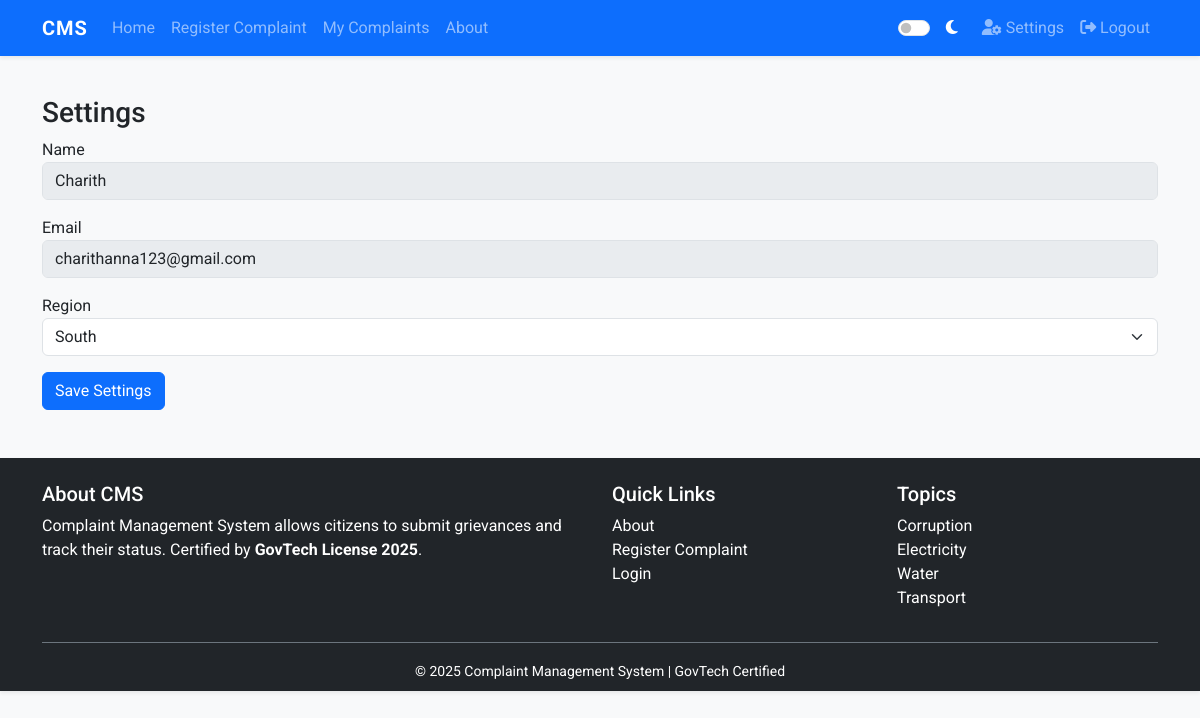
The page /settings (signed in) on the database its author committed.
### tables this page shows
CREATE TABLE users (
        id INTEGER PRIMARY KEY AUTOINCREMENT,
        name TEXT NOT NULL,
        email TEXT NOT NULL UNIQUE,
        password TEXT NOT NULL,
        role TEXT NOT NULL DEFAULT 'citizen',
        region TEXT
    );

### app.py (the view)
@app.route('/settings', methods=['GET', 'POST'])
def settings():
    if 'user_id' not in session:
        flash('Login required.', 'warning')
        return redirect(url_for('login'))
    db = get_db()
    user = get_user_by_id(session['user_id'])
    if request.method == 'POST':
        region = request.form.get('region')
        db.execute('UPDATE users SET region = ? WHERE id = ?', (region, session['user_id']))
        db.commit()
        flash('Settings updated.', 'success')
        return redirect(url_for('settings'))
    regions = ["North", "South", "East", "West", "Central", "Head Office"]
    return render_template('settings.html', user=user, regions=regions, datetime=datetime)

### app.py (called while the page is built)
def get_db():
    db = getattr(g, '_database', None)
    if db is None:
        db = g._database = sqlite3.connect(DB_PATH)
        db.row_factory = sqlite3.Row
    return db

@app.teardown_appcontext
def close_connection(exception):
    db = getattr(g, '_database', None)
    if db is not None:
        db.close()

def get_user_by_id(uid):
    db = get_db()
    cur = db.execute('SELECT * FROM users WHERE id = ?', (uid,))
    return cur.fetchone()

### templates/settings.html (shortened to what this page needs)
{% extends "base.html" %}
{% block content %}
<h3>Settings</h3>
<form method="post">
  <div class="mb-3">
    <label>Name</label>
    <input class="form-control" value="{{ user['name'] }}" disabled>
  </div>
  <div class="mb-3">
    <label>Email</label>
    <input class="form-control" value="{{ user['email'] }}" disabled>
  </div>
  <div class="mb-3">
    <label>Region</label>
    <select name="region" class="form-select">
      {% for r in regions %}
        <option value="{{ r }}" {% if user['region'] == r %}selected{% endif %}>{{ r }}</option>
      {% endfor %}
    </select>
  </div>
  <button class="btn btn-primary">Save Settings</button>
</form>
{% endblock %}

### static/css/style.css (style rules this page uses)
:root { --primary: #0d6efd; --bg: #f8f9fa; --text: #212529; --card: #ffffff; --secondary: #6c757d; }
body { font-family: 'Roboto', sans-serif; background-color: var(--bg); color: var(--text); transition: background-color 0.4s, color 0.4s; }
.btn { transition: transform 0.2s, box-shadow 0.2s; }

### rows shown on the page
users: name "Charith", email "charithanna123@gmail.com", region "South"
